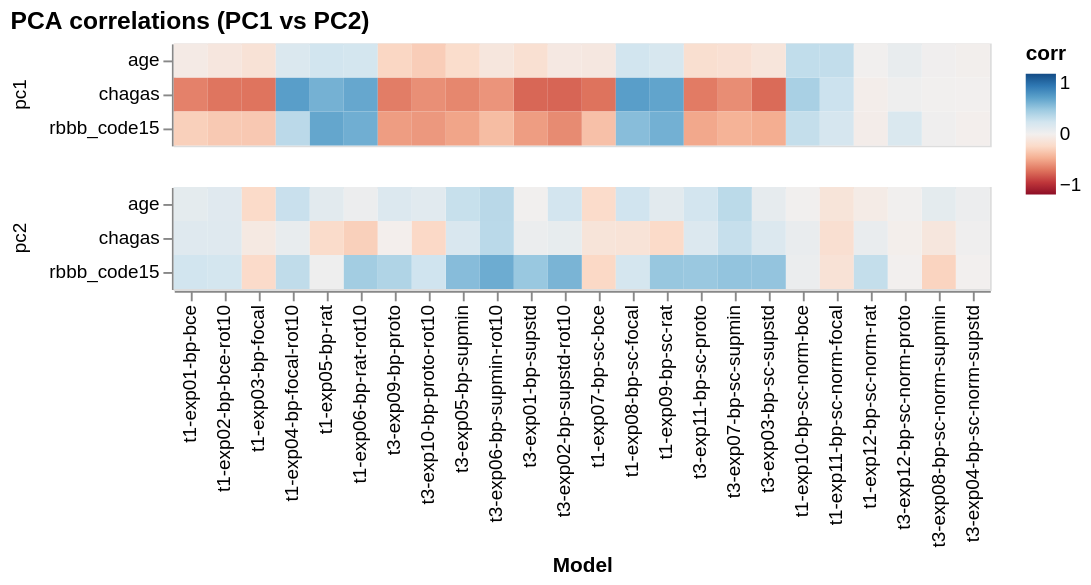

Here is the notebook cell this chart was saved with:
### Code cell
# --- PCA correlation heatmap (PC1/PC2 split; clean labels) ---
# Use the raw pca_correlations.csv to avoid _pca suffixes from merge
pca_raw = pd.read_csv(pca_path)
if 'space' in pca_raw.columns:
    pca_raw = pca_raw[pca_raw['space'] == 'enc']

cor_cols = [c for c in pca_raw.columns if c.startswith('corr_') and (c.endswith('_pc1') or c.endswith('_pc2'))]

corr_df = pca_raw[['run_id'] + cor_cols].copy()
corr_df = corr_df.melt('run_id', var_name='metric', value_name='value')

corr_df['pc'] = corr_df['metric'].str.extract(r'_pc(\d+)$')[0].map(lambda x: f'pc{x}')
corr_df['var'] = corr_df['metric'].str.replace(r'^corr_', '', regex=True).str.replace(r'_pc\d+$', '', regex=True)
corr_df = corr_df[corr_df['pc'].notna()].copy()

corr_df['run_id'] = pd.Categorical(corr_df['run_id'], categories=model_order, ordered=True)

heat_corr = (
    alt.Chart(corr_df)
    .mark_rect()
    .encode(
        x=alt.X('run_id:N', sort=model_order, title='Model'),
        y=alt.Y('var:N', title=None),
        row=alt.Row('pc:N', sort=['pc1','pc2'], title=None),
        color=alt.Color('value:Q', scale=alt.Scale(scheme='redblue', domain=[-1,1]), title='corr'),
        tooltip=['run_id:N','var:N','pc:N', alt.Tooltip('value:Q', format='.3f')]
    )
    .properties(width=18*len(model_order), height=18*len(corr_df['var'].unique()), title='PCA correlations (PC1 vs PC2)')
)
heat_corr

### Figure 1 — Vega-Lite specification as saved in the notebook (floating-point values rounded to 4 significant figures; data arrays with more than 128 entries replaced by an {"elided": "..."} marker saying what was removed)
{"config": {"view": {"continuousWidth": 300, "continuousHeight": 300}}, "data": {"name": "data-0e75d36ab88f54d7a769bec14b272215"}, "mark": {"type": "rect"}, "encoding": {"color": {"field": "value", "scale": {"domain": [-1, 1], "scheme": "redblue"}, "title": "corr", "type": "quantitative"}, "row": {"field": "pc", "sort": ["pc1", "pc2"], "title": null, "type": "nominal"}, "tooltip": [{"field": "run_id", "type": "nominal"}, {"field": "var", "type": "nominal"}, {"field": "pc", "type": "nominal"}, {"field": "value", "format": ".3f", "type": "quantitative"}], "x": {"field": "run_id", "sort": ["t1-exp01-bp-bce", "t1-exp02-bp-bce-rot10", "t1-exp03-bp-focal", "t1-exp04-bp-focal-rot10", "t1-exp05-bp-rat", "t1-exp06-bp-rat-rot10", "t3-exp09-bp-proto", "t3-exp10-bp-proto-rot10", "t3-exp05-bp-supmin", "t3-exp06-bp-supmin-rot10", "t3-exp01-bp-supstd", "t3-exp02-bp-supstd-rot10", "t1-exp07-bp-sc-bce", "t1-exp08-bp-sc-focal", "t1-exp09-bp-sc-rat", "t3-exp11-bp-sc-proto", "t3-exp07-bp-sc-supmin", "t3-exp03-bp-sc-supstd", "t1-exp10-bp-sc-norm-bce", "t1-exp11-bp-sc-norm-focal", "t1-exp12-bp-sc-norm-rat", "t3-exp12-bp-sc-norm-proto", "t3-exp08-bp-sc-norm-supmin", "t3-exp04-bp-sc-norm-supstd"], "title": "Model", "type": "nominal"}, "y": {"field": "var", "title": null, "type": "nominal"}}, "height": 54, "title": "PCA correlations (PC1 vs PC2)", "width": 432, "$schema": "https://vega.github.io/schema/vega-lite/v6.1.0.json", "datasets": {"data-0e75d36ab88f54d7a769bec14b272215": {"elided": "144 records"}}}
